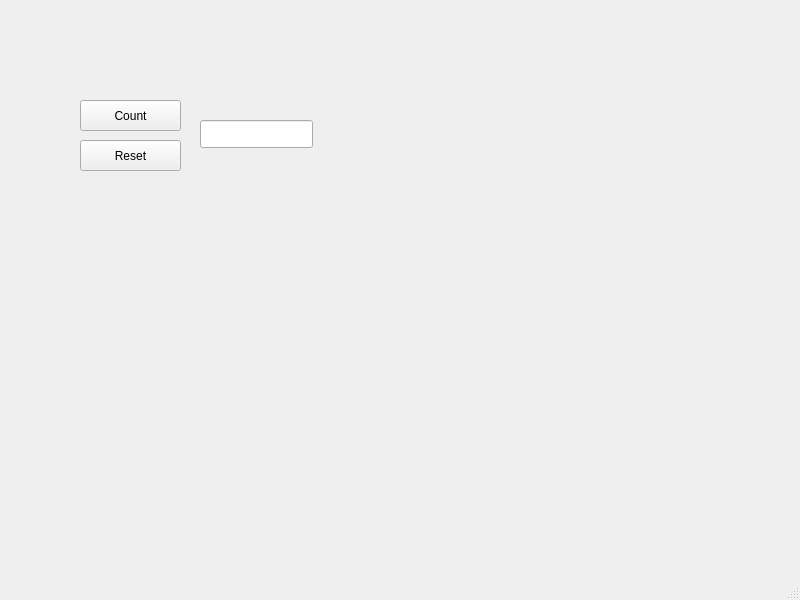
<?xml version="1.0" encoding="UTF-8"?>
<ui version="4.0">
 <class>MainWindow</class>
 <widget class="QMainWindow" name="MainWindow">
  <property name="geometry">
   <rect>
    <x>0</x>
    <y>0</y>
    <width>800</width>
    <height>600</height>
   </rect>
  </property>
  <property name="windowTitle">
   <string>MainWindow</string>
  </property>
  <widget class="QWidget" name="centralwidget">
   <widget class="QPushButton" name="btnCount">
    <property name="geometry">
     <rect>
      <x>80</x>
      <y>100</y>
      <width>101</width>
      <height>31</height>
     </rect>
    </property>
    <property name="text">
     <string>Count</string>
    </property>
   </widget>
   <widget class="QPushButton" name="btnReset">
    <property name="geometry">
     <rect>
      <x>80</x>
      <y>140</y>
      <width>101</width>
      <height>31</height>
     </rect>
    </property>
    <property name="text">
     <string>Reset</string>
    </property>
   </widget>
   <widget class="QLineEdit" name="lineResult">
    <property name="geometry">
     <rect>
      <x>200</x>
      <y>120</y>
      <width>113</width>
      <height>28</height>
     </rect>
    </property>
   </widget>
  </widget>
  <widget class="QMenuBar" name="menubar">
   <property name="geometry">
    <rect>
     <x>0</x>
     <y>0</y>
     <width>800</width>
     <height>25</height>
    </rect>
   </property>
  </widget>
  <widget class="QStatusBar" name="statusbar"/>
 </widget>
 <resources/>
 <connections/>
</ui>
